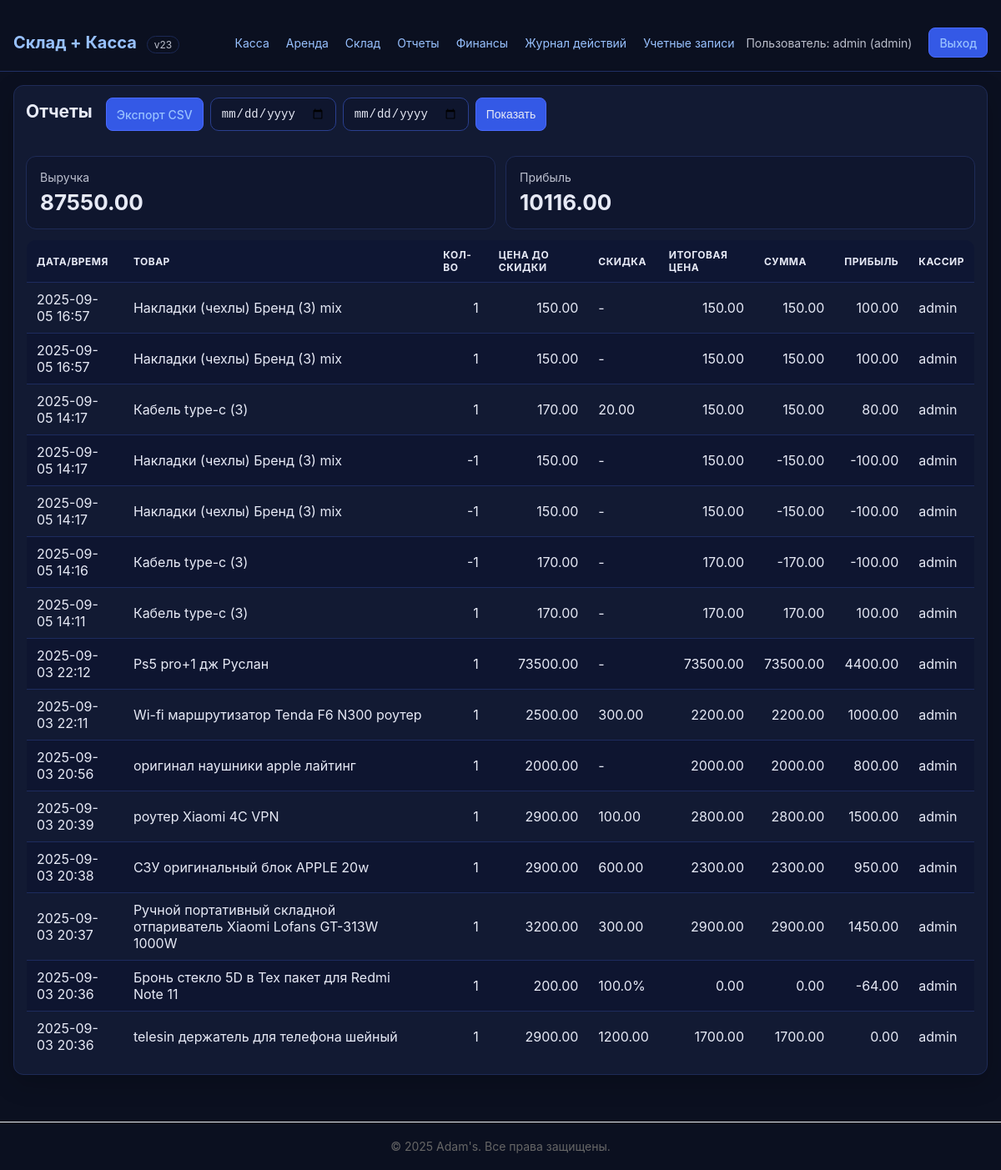
Screenshot of /admin/reports (signed in) with the database file from the repository.
### app.py (models this page shows, shortened)
class User(db.Model, UserMixin):
    id = db.Column(db.Integer, primary_key=True)
    username = db.Column(db.String(80), unique=True, nullable=False)
    password_hash = db.Column(db.String(256), nullable=False)
    role = db.Column(db.String(20), nullable=False, default='cashier')

class Sale(db.Model):
    id = db.Column(db.Integer, primary_key=True)
    product_id = db.Column(db.Integer, db.ForeignKey('product.id'), nullable=False)
    quantity = db.Column(db.Integer, nullable=False, default=1)
    unit_price_sold = db.Column(db.Float, nullable=False)
    discount_type = db.Column(db.String(10))
    discount_value = db.Column(db.Float)
    final_unit_price = db.Column(db.Float, nullable=False)
    total_price = db.Column(db.Float, nullable=False)
    profit = db.Column(db.Float, nullable=False)
    cashier = db.Column(db.String(80))
    note = db.Column(db.Text)
    created_at = db.Column(db.DateTime, default=datetime.utcnow, nullable=False)
    product = db.relationship('Product', backref='sales')

class Product(db.Model):
    id = db.Column(db.Integer, primary_key=True)
    name = db.Column(db.String(200), nullable=False, index=True)
    sku = db.Column(db.String(120), index=True)
    barcode = db.Column(db.String(120), index=True)
    image_url = db.Column(db.String(500))
    search_text = db.Column(db.Text, nullable=False, default='')
    cost_price = db.Column(db.Float, nullable=False, default=0.0)
    base_price = db.Column(db.Float, nullable=False, default=0.0)
    stock_qty = db.Column(db.Integer, nullable=False, default=0)
    is_archived = db.Column(db.Boolean, nullable=False, default=False)
    created_at = db.Column(db.DateTime, default=datetime.utcnow, nullable=False)

### app.py (the view)
@app.route('/admin/reports')
@login_required
@roles_required('admin')
def admin_reports():
    date_from = request.args.get('from')
    date_to = request.args.get('to')
    q = Sale.query
    if date_from:
        try:
            q = q.filter(Sale.created_at >= datetime.fromisoformat(date_from))
        except ValueError:
            flash("Некорректная дата 'from' (YYYY-MM-DD).", "error")
    if date_to:
        try:
            dt = datetime.fromisoformat(date_to)
            q = q.filter(Sale.created_at < dt.replace(hour=23, minute=59, second=59))
        except ValueError:
            flash("Некорректная дата 'to' (YYYY-MM-DD).", "error")
    sales = q.order_by(Sale.created_at.desc()).all()
    revenue = sum(s.total_price for s in sales)
    profit = sum(s.profit for s in sales)
    return render_template('reports.html', sales=sales, revenue=revenue, profit=profit, date_from=date_from, date_to=date_to)

### app.py (called while the page is built, shortened)
@app.after_request
def _set_secure_headers(resp):
    resp.headers.setdefault("X-Content-Type-Options", "nosniff")
    resp.headers.setdefault("X-Frame-Options", "DENY")
    resp.headers.setdefault("X-XSS-Protection", "1; mode=block")
    resp.headers.setdefault("Content-Security-Policy", "default-src 'self'; style-src 'self' 'unsafe-inline'; img-src 'self' data:;")
    resp.headers.setdefault("Referrer-Policy", "strict-origin-when-cross-origin")
    resp.headers.setdefault("Strict-Transport-Security", "max-age=31536000; includeSubDomains")
    return resp

@app.context_processor
def inject_csrf():
    return {
        'csrf_token': lambda: generate_csrf(),
        'csrf_field': lambda: Markup(f'<input type="hidden" name="csrf_token" value="{generate_csrf()}">'),
    }

def safe_url_for(endpoint, **values):
    try:
        return url_for(endpoint, **values)
    except BuildError:
        return None

def _to_msk_str(dt, fmt='%d.%m.%Y %H:%M:%S'):
    if not dt:
        return ''
    try:
        if dt.tzinfo is None:
            dt = dt.replace(tzinfo=ZoneInfo('UTC'))
        msk = dt.astimezone(ZoneInfo('Europe/Moscow'))
        return msk.strftime(fmt)
    except Exception:
        try:
            return dt.strftime(fmt)
        except Exception:
            return ''

def _jinja_msk_filter(dt, fmt='%d.%m.%Y %H:%M:%S'):
    return _to_msk_str(dt, fmt)

@login_manager.user_loader
def load_user(uid):
    return db.session.get(User, int(uid))

def roles_required(*roles):
    def deco(fn):
        from functools import wraps
        @wraps(fn)
        def inner(*a, **kw):
            if not current_user.is_authenticated:
                return login_manager.unauthorized()
            if current_user.role not in roles:
                flash("Недостаточно прав для доступа.", "error")
                return redirect(url_for('index'))
            return fn(*a, **kw)
        return inner
    return deco

@app.before_request
def _app_bootstrap():
    global _init_flag
    if _init_flag:
        return

### templates/reports.html (shortened to what this page needs)
{% extends "base.html" %}
{% block content %}
<section class="panel">
  <div class="panel-header">
    <h2>Отчеты</h2>
    <form method="get" class="inline">
      <a class="btn secondary small" href="{{ url_for('admin_reports_export_csv', **{'from': date_from, 'to': date_to} ) }}">Экспорт CSV</a>
      <input type="date" name="from" value="{{ date_from }}">
      <input type="date" name="to" value="{{ date_to }}">
      <button type="submit" class="btn small">Показать</button>
    </form>
  </div>
  <div class="stats">
    <div class="stat">
      <div class="stat-title">Выручка</div>
      <div class="stat-value">{{ "%.2f"|format(revenue) }}</div>
    </div>
    <div class="stat">
      <div class="stat-title">Прибыль</div>
      <div class="stat-value">{{ "%.2f"|format(profit) }}</div>
    </div>
  </div>
  <table class="table">
    <thead>
      <tr>
        <th>Дата/время</th>
        <th>Товар</th>
        <th>Кол-во</th>
        <th>Цена до скидки</th>
        <th>Скидка</th>
        <th>Итоговая цена</th>
        <th>Сумма</th>
        <th>Прибыль</th>
        <th>Кассир</th>
      </tr>
    </thead>
    <tbody>
      {% if sales and sales|length > 0 %}
        {% for s in sales %}
        <tr>
          <td>{{ s.created_at|msk('%Y-%m-%d %H:%M') }}</td>
          <td>{% if s.product %}{{ s.product.name }}{% else %}[удален] (#{{ s.product_id }}){% endif %}</td>
          <td class="num">{{ s.quantity }}</td>
          <td class="num">{{ "%.2f"|format(s.unit_price_sold) }}</td>
          <td>
            {% if s.discount_type == 'percent' %}{{ s.discount_value }}%
            {% elif s.discount_type == 'fixed' %}{{ "%.2f"|format(s.discount_value) }}
            {% else %}-{% endif %}
          </td>
          <td class="num">{{ "%.2f"|format(s.final_unit_price) }}</td>
          <td class="num">{{ "%.2f"|format(s.total_price) }}</td>
          <td class="num">{{ "%.2f"|format(s.profit) }}</td>
          <td>{{ s.cashier or "-" }}</td>
        </tr>
        {% endfor %}
      {% else %}
        <tr><td colspan="9" class="muted">Нет продаж за период.</td></tr>
      {% endif %}
    </tbody>
  </table>
</section>
{% endblock %}

### templates/base.html (shortened to what this page needs)
﻿<!doctype html>
<html lang="ru">
<head>
  <link rel="stylesheet" href="{{ url_for('static', filename='styles.css') }}">
</head>
<body>
  <header class="container header">
    <div class="brand"><a href="{{ url_for('index') }}">Склад + Касса</a> <span class="chip">{{ VERSION }}</span></div>
    <nav>
      {% if current_user.is_authenticated %}
        <a href="{{ url_for('pos') }}">Касса</a>
        <a href="{{ url_for('rental') }}">Аренда</a>
        {% if current_user.role == 'admin' %}
          <a href="{{ url_for('admin_products') }}">Склад</a>
          <a href="{{ url_for('admin_reports') }}">Отчеты</a>
          <a href="{{ url_for('admin_finance') }}">Финансы</a>
          {% set act_link = safe_url_for('admin_activity') %}{% if act_link %}<a href="{{ act_link }}">Журнал действий</a>{% endif %}
          <a href="{{ url_for('admin_users') }}">Учетные записи</a>
        {% endif %}
        <span class="user">Пользователь: {{ current_user.username }} ({{ current_user.role }})</span>
        <a href="{{ url_for('logout') }}" class="btn small">Выход</a>
      {% else %}
        <a href="{{ url_for('login') }}" class="btn small">Вход</a>
      {% endif %}
    </nav>
  </header>
  <main class="container">
    {% block content %}{% endblock %}
  </main>
<footer style="text-align: center; padding: 20px; margin-top: 40px; border-top: 1px solid #eee; color: #666;">
  © 2025 Adam's. Все права защищены.
</footer>
</body>
</html>

### static/styles.css (style rules this page uses)
* { box-sizing:border-box }
body { margin:0;font-family:-apple-system,BlinkMacSystemFont,"Segoe UI",Roboto,Inter,Arial,sans-serif;background:#0b1020;color:#e7eaf6;-webkit-font-smoothing:antialiased;-moz-osx-font-smoothing:grayscale;font-size:14px }
a { color:#98c1ff;text-decoration:none }
.container { max-width:1440px;margin:0 auto;padding:16px }
.header,.footer { display:flex;align-items:center;justify-content:space-between;flex-wrap:wrap }
.header { border-bottom:1px solid #213064 }
.header nav { display:flex;align-items:center;gap:8px;flex-wrap:wrap }
.header .brand a { font-weight:700;font-size:20px }
.header nav a { margin-right:0 }
.user { opacity:.8;margin-right:12px }
.panel { background:#121a33;border:1px solid #1e2b57;border-radius:12px;padding:14px;box-shadow:0 10px 30px rgba(0,0,0,.2) }
.panel-header { display:flex; align-items:flex-start; justify-content:space-between; margin-bottom:16px; gap:16px; flex-wrap: wrap; }
.panel-header form { min-width: 280px; flex: 1; }
.panel-header form .btn { height: 40px; }
h1,h2,h3 { margin:4px 0 12px }
input,select,button { padding:8px 12px; border-radius:10px; border:1px solid #2a3f8f; background:#0f162e; color:#e7eaf6; height:40px; line-height:20px; font-size:14px; transition: border-color 0.2s, box-shadow 0.2s; }
input[type="date"] { width:auto }
.btn { background:#3459e6; border:1px solid #4a6aff; cursor:pointer; display:inline-flex; align-items:center; justify-content:center; white-space:nowrap; height:40px; padding:8px 16px; font-weight:500; transition:all 0.2s; }
.btn.small { padding:6px 12px; border-radius:8px; height:36px; min-width:auto; }
.inline { display:flex;gap:8px }
.table { width:100%;border-collapse:collapse;margin-top:12px;border:1px solid #213064;border-radius:12px;overflow:hidden }
.table th,.table td { border-bottom:1px solid #1d2b5e;padding:8px 10px;text-align:left }
.table thead th { position:sticky;top:0;background:#0e1633;text-transform:uppercase;font-size:12px;letter-spacing:.04em }
.table tbody tr:nth-child(2n) { background:#0e1530 }
.stats { display:grid;grid-template-columns:repeat(auto-fit,minmax(220px,1fr));gap:12px;margin:12px 0 }
.stat { background:#0f162e;border:1px solid #1e2b57;border-radius:12px;padding:16px }
.stat-title { opacity:.8;font-size:14px }
.stat-value { font-size:26px;font-weight:700;margin-top:6px }
.table td.num, .table th.num { text-align: right; }
.table td, .table th { vertical-align: middle; }
.header nav a { padding: 4px 6px; border-radius: 6px; }
input, select, button { outline: none; }
.chip { display:inline-block;margin-left:8px;padding:2px 8px;border:1px solid #213064;border-radius:999px;font-size:12px;opacity:.8 }
.table th, .table td { padding: 10px 12px; }

### rows the page displays
User: username "admin", role "admin"
Sale: created_at|msk "2025-09-05 16:57", product.name "Накладки (чехлы) Бренд (З) mix", quantity "1", unit_price_sold "150.00", final_unit_price "150.00", total_price "150.00", profit "100.00", cashier "admin"
Sale: created_at|msk "2025-09-05 16:57", product.name "Накладки (чехлы) Бренд (З) mix", quantity "1", unit_price_sold "150.00", final_unit_price "150.00", total_price "150.00", profit "100.00", cashier "admin"
Sale: created_at|msk "2025-09-05 14:17", product.name "Кабель type-c (З)", quantity "1", unit_price_sold "170.00", discount_value "20.00", final_unit_price "150.00", total_price "150.00", profit "80.00", cashier "admin"
Sale: created_at|msk "2025-09-05 14:17", product.name "Накладки (чехлы) Бренд (З) mix", quantity "-1", unit_price_sold "150.00", final_unit_price "150.00", total_price "-150.00", profit "-100.00", cashier "admin"
Sale: created_at|msk "2025-09-05 14:17", product.name "Накладки (чехлы) Бренд (З) mix", quantity "-1", unit_price_sold "150.00", final_unit_price "150.00", total_price "-150.00", profit "-100.00", cashier "admin"
Sale: created_at|msk "2025-09-05 14:16", product.name "Кабель type-c (З)", quantity "-1", unit_price_sold "170.00", final_unit_price "170.00", total_price "-170.00", profit "-100.00", cashier "admin"
Sale: created_at|msk "2025-09-05 14:11", product.name "Кабель type-c (З)", quantity "1", unit_price_sold "170.00", final_unit_price "170.00", total_price "170.00", profit "100.00", cashier "admin"
Sale: created_at|msk "2025-09-03 22:12", product.name "Ps5 pro+1 дж Руслан", quantity "1", unit_price_sold "73500.00", final_unit_price "73500.00", total_price "73500.00", profit "4400.00", cashier "admin"
Sale: created_at|msk "2025-09-03 22:11", product.name "Wi-fi маршрутизатор Tenda F6 N300 роутер", quantity "1", unit_price_sold "2500.00", discount_value "300.00", final_unit_price "2200.00", total_price "2200.00", profit "1000.00", cashier "admin"
Sale: created_at|msk "2025-09-03 20:56", product.name "оригинал наушники apple лайтинг", quantity "1", unit_price_sold "2000.00", final_unit_price "2000.00", total_price "2000.00", profit "800.00", cashier "admin"
Sale: created_at|msk "2025-09-03 20:39", product.name "роутер Xiaomi 4C VPN", quantity "1", unit_price_sold "2900.00", discount_value "100.00", final_unit_price "2800.00", total_price "2800.00", profit "1500.00", cashier "admin"
Sale: created_at|msk "2025-09-03 20:38", product.name "СЗУ оригинальный блок APPLE 20w", quantity "1", unit_price_sold "2900.00", discount_value "600.00", final_unit_price "2300.00", total_price "2300.00", profit "950.00", cashier "admin"
Sale: created_at|msk "2025-09-03 20:37", product.name "Ручной портативный складной отпариватель Xiaomi Lofans GT-313W 1000W", quantity "1", unit_price_sold "3200.00", discount_value "300.00", final_unit_price "2900.00", total_price "2900.00", profit "1450.00", cashier "admin"
Sale: created_at|msk "2025-09-03 20:36", product.name "Бронь стекло 5D в Тех пакет для Redmi Note 11", quantity "1", unit_price_sold "200.00", discount_value "100.0", final_unit_price "0.00", total_price "0.00", profit "-64.00", cashier "admin"
Sale: created_at|msk "2025-09-03 20:36", product.name "telesin держатель для телефона шейный", quantity "1", unit_price_sold "2900.00", discount_value "1200.00", final_unit_price "1700.00", total_price "1700.00", profit "0.00", cashier "admin"

### other values shown
{{ VERSION }} "v23"
{{ "%.2f"|format(revenue) }} "87550.00"
{{ "%.2f"|format(profit) }} "10116.00"
